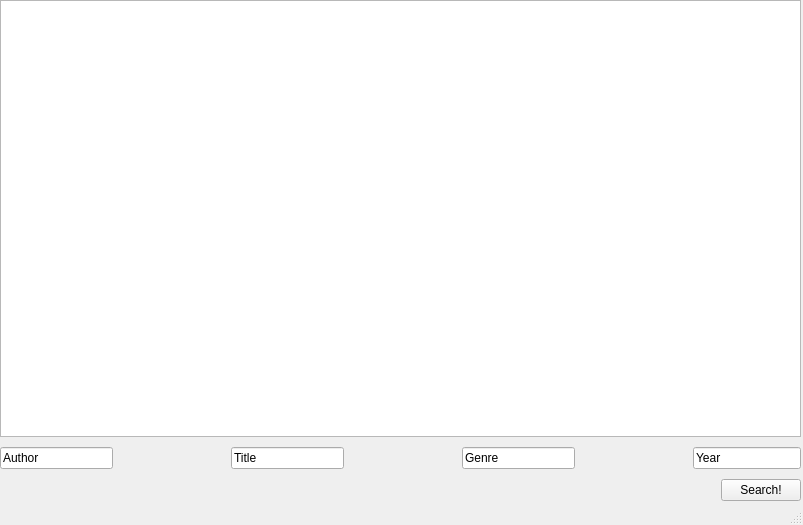
<?xml version="1.0" encoding="UTF-8"?>
<ui version="4.0">
 <class>MyLibrary</class>
 <widget class="QMainWindow" name="MyLibrary">
  <property name="geometry">
   <rect>
    <x>0</x>
    <y>0</y>
    <width>803</width>
    <height>525</height>
   </rect>
  </property>
  <property name="windowTitle">
   <string>MainWindow</string>
  </property>
  <widget class="QWidget" name="centralwidget">
   <widget class="QWidget" name="">
    <property name="geometry">
     <rect>
      <x>0</x>
      <y>0</y>
      <width>801</width>
      <height>501</height>
     </rect>
    </property>
    <layout class="QGridLayout" name="gridLayout">
     <property name="horizontalSpacing">
      <number>3</number>
     </property>
     <property name="verticalSpacing">
      <number>10</number>
     </property>
     <item row="1" column="4">
      <widget class="QLineEdit" name="lineEdit_3">
       <property name="text">
        <string>Genre</string>
       </property>
      </widget>
     </item>
     <item row="1" column="1">
      <spacer name="horizontalSpacer">
       <property name="orientation">
        <enum>Qt::Horizontal</enum>
       </property>
       <property name="sizeHint" stdset="0">
        <size>
         <width>100</width>
         <height>20</height>
        </size>
       </property>
      </spacer>
     </item>
     <item row="1" column="0">
      <widget class="QLineEdit" name="lineEdit">
       <property name="text">
        <string>Author</string>
       </property>
      </widget>
     </item>
     <item row="1" column="5">
      <spacer name="horizontalSpacer_3">
       <property name="orientation">
        <enum>Qt::Horizontal</enum>
       </property>
       <property name="sizeHint" stdset="0">
        <size>
         <width>100</width>
         <height>20</height>
        </size>
       </property>
      </spacer>
     </item>
     <item row="1" column="6" colspan="2">
      <widget class="QLineEdit" name="lineEdit_4">
       <property name="text">
        <string>Year</string>
       </property>
      </widget>
     </item>
     <item row="1" column="3">
      <spacer name="horizontalSpacer_2">
       <property name="orientation">
        <enum>Qt::Horizontal</enum>
       </property>
       <property name="sizeHint" stdset="0">
        <size>
         <width>100</width>
         <height>20</height>
        </size>
       </property>
      </spacer>
     </item>
     <item row="2" column="7">
      <widget class="QPushButton" name="pushButton">
       <property name="text">
        <string>Search!</string>
       </property>
      </widget>
     </item>
     <item row="1" column="2">
      <widget class="QLineEdit" name="lineEdit_2">
       <property name="text">
        <string>Title</string>
       </property>
      </widget>
     </item>
     <item row="0" column="0" colspan="8">
      <widget class="QTableView" name="BookTable"/>
     </item>
    </layout>
   </widget>
  </widget>
  <widget class="QStatusBar" name="statusbar"/>
 </widget>
 <resources/>
 <connections/>
</ui>
